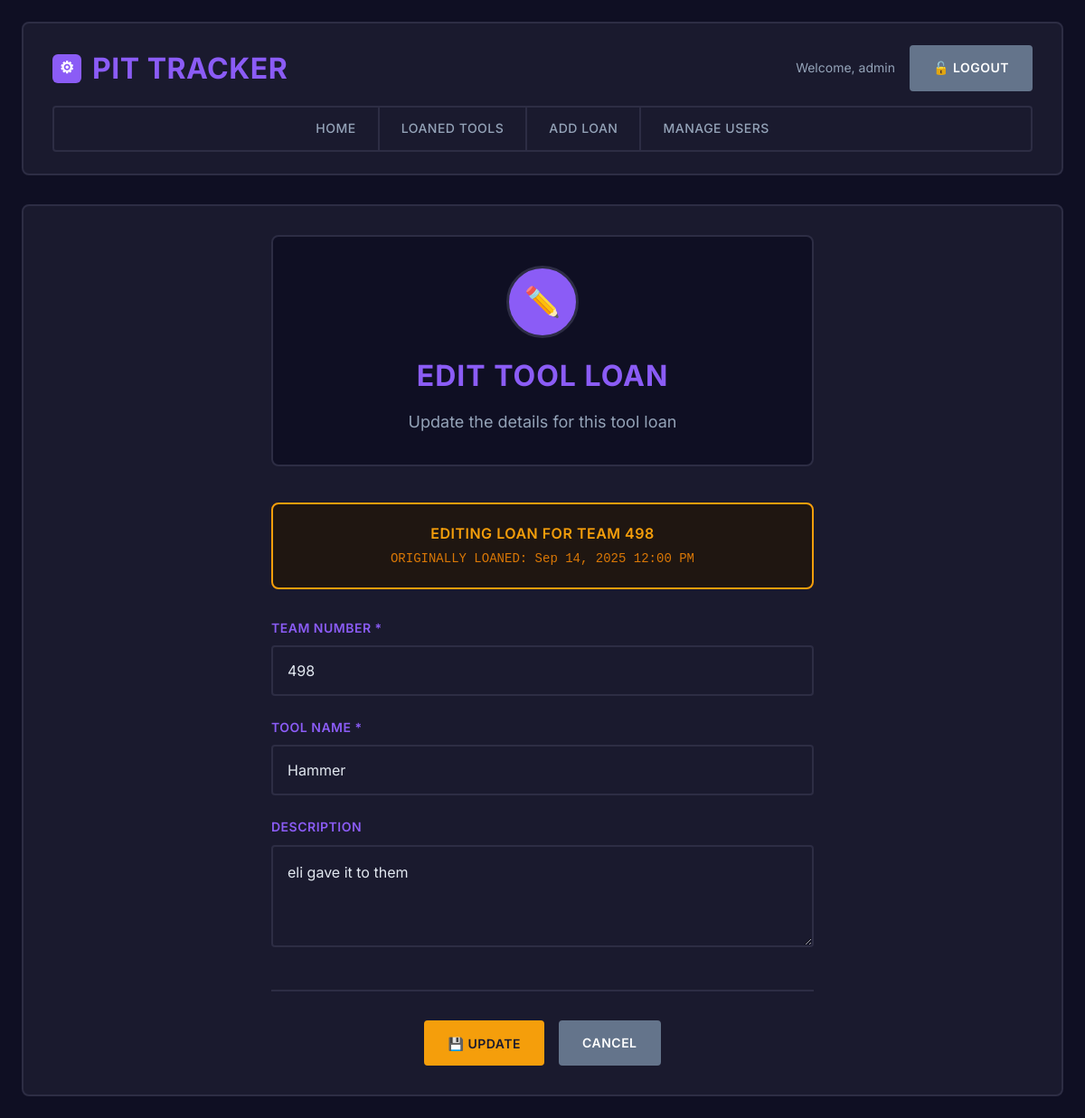
The app's page /edit-loan/1/ (signed in) with its own data.
### myapp/models.py (models this page shows, shortened)
class CustomUser(AbstractUser):
    email = models.EmailField(unique=True)
    USERNAME_FIELD = "email"
    REQUIRED_FIELDS = ["username"]

class LoanedTool(models.Model):
    team_number = models.CharField(max_length=10)
    tool_name = models.CharField(max_length=200)
    description = models.TextField(blank=True)
    date_loaned = models.DateTimeField(auto_now_add=True)
    returned = models.BooleanField(default=False)
    date_returned = models.DateTimeField(null=True, blank=True)
    class Meta:
        ordering = ["-date_loaned"]

### myapp/views.py (the view)
# urls.py: path("edit-loan/<int:tool_id>/", views.edit_tool_loan, name="edit_tool_loan"),
@login_required
def edit_tool_loan(request, tool_id):
    tool = get_object_or_404(LoanedTool, id=tool_id)
    if request.method == "POST":
        form = LoanedToolForm(request.POST, instance=tool)
        if form.is_valid():
            form.save()
            messages.success(request, "Tool loan updated successfully!")
            return redirect("loaned_tools")
    else:
        form = LoanedToolForm(instance=tool)
    return render(
        request, "tool_loan_form.html", {"form": form, "action": "Edit", "tool": tool}
    )

### myapp/forms.py
class LoanedToolForm(forms.ModelForm):
    class Meta:
        model = LoanedTool
        fields = ["team_number", "tool_name", "description"]
        widgets = {
            "team_number": forms.TextInput(attrs={"placeholder": "e.g., 1234"}),
            "tool_name": forms.TextInput(
                attrs={"placeholder": "e.g., Socket Wrench Set"}
            ),
            "description": forms.Textarea(
                attrs={
                    "placeholder": "Additional details about the tool (optional)",
                    "rows": 3,
                }
            ),
        }

### myapp/templates/tool_loan_form.html (shortened to what this page needs)
{% extends "base.html" %}
{% block content %}
<div class="form-container">
    <div class="form-header">
        <div class="form-icon">
            {% if action == "Edit" %}✏️{% else %}📝{% endif %}
        </div>
        <h2>
            {% if action == "Edit" %}
                Edit Tool Loan
            {% else %}
                Record Tool Loan
            {% endif %}
        </h2>
        <p>
            {% if action == "Edit" %}
                Update the details for this tool loan
            {% else %}
                Track which team borrowed what tool
            {% endif %}
        </p>
    </div>
    {% if action == "Edit" and tool %}
        <div class="edit-info">
            <h4>Editing Loan for Team {{ tool.team_number }}</h4>
            <p>ORIGINALLY LOANED: {{ tool.date_loaned|date:"M d, Y g:i A" }}</p>
        </div>
    {% endif %}
    <form method="post">
        <div class="form-group">
            <label for="{{ form.team_number.id_for_label }}">Team Number *</label>
            {{ form.team_number }}
        </div>
        <div class="form-group">
            <label for="{{ form.tool_name.id_for_label }}">Tool Name *</label>
            {{ form.tool_name }}
        </div>
        <div class="form-group">
            <label for="{{ form.description.id_for_label }}">Description</label>
            {{ form.description }}
        </div>
        <div class="form-actions">
            {% if action == "Edit" %}
                <button type="submit" class="btn btn-warning">
                    💾 Update
                </button>
            {% else %}
                <button type="submit" class="btn btn-success">
                    Record
                </button>
            {% endif %}
            <a href="{% url 'loaned_tools' %}" class="btn btn-cancel">Cancel</a>
        </div>
    </form>
</div>
{% endblock %}

### myapp/templates/base.html (shortened to what this page needs)
<!DOCTYPE html>
<html lang="en">
<head>
</head>
<body>
    <div class="container">
        <header class="header">
            <div class="header-content">
                <h1>
                    <div class="logo-icon">⚙</div>
                    Pit Tracker
                </h1>
                {% if user.is_authenticated %}
                    <div class="user-info">
                        <span>Welcome, {{ user.username }}</span>
                        <a href="{% url 'logout' %}" class="btn btn-secondary">🔓 Logout</a>
                    </div>
                {% endif %}
            </div>
            {% if user.is_authenticated %}
                <nav class="nav">
                    <a href="{% url 'home' %}">Home</a>
                    <a href="{% url 'loaned_tools' %}">Loaned Tools</a>
                    <a href="{% url 'add_tool_loan' %}">Add Loan</a>
                    {% if user.is_staff %}
                        <a href="{% url 'manage_users' %}">Manage Users</a>
                    {% endif %}
                </nav>
            {% endif %}
        </header>
        <main class="content">
            {% block content %}
            {% endblock %}
        </main>
    </div>
</body>
</html>

### myapp/templates/base.html (style rules this page uses)
* { margin: 0; padding: 0; box-sizing: border-box; }
body { font-family: 'Inter', -apple-system, BlinkMacSystemFont, 'Segoe UI', sans-serif; background: #0f0f23; min-height: 100vh; color: #e2e8f0; line-height: 1.6; }
.container { max-width: 1200px; margin: 0 auto; padding: 16px; }
.header { background: #1a1a2e; border: 2px solid #2d2d44; border-radius: 8px; padding: 16px 20px; margin-bottom: 24px; }
.header-content { display: flex; justify-content: space-between; align-items: center; flex-wrap: wrap; gap: 12px; }
.header h1 { color: #8b5cf6; font-size: 1.5rem; font-weight: 700; text-transform: uppercase; letter-spacing: 0.5px; display: flex; align-items: center; gap: 8px; }
.logo-icon { width: 28px; height: 28px; background: #8b5cf6; border-radius: 6px; display: flex; align-items: center; justify-content: center; color: #ffffff; font-size: 16px; }
.user-info { display: flex; align-items: center; gap: 12px; color: #94a3b8; font-size: 0.8rem; }
.user-info span { display: none; }
.nav { display: flex; justify-content: center; gap: 0; flex-wrap: wrap; border: 2px solid #2d2d44; border-radius: 4px; overflow: hidden; margin-top: 16px; }
.nav a { color: #94a3b8; text-decoration: none; font-weight: 500; font-size: 11px; padding: 10px 12px; border-right: 2px solid #2d2d44; transition: all 0.2s ease; background: #1a1a2e; text-transform: uppercase; letter-spacing: 0.5px; flex: 1; text-align: center; min-width: 0; }
.nav a:last-child { border-right: none; }
.content { background: #1a1a2e; border: 2px solid #2d2d44; border-radius: 8px; padding: 20px; }
.btn { background: #8b5cf6; color: white; border: 2px solid #8b5cf6; padding: 10px 16px; border-radius: 4px; cursor: pointer; font-size: 12px; font-weight: 600; transition: all 0.2s ease; text-decoration: none; display: inline-flex; align-items: center; gap: 6px; font-family: inherit; text-transform: uppercase; letter-spacing: 0.5px; white-space: nowrap; }
.btn-warning { background: #f59e0b; border-color: #f59e0b; color: #1a1a2e; }
.btn-secondary { background: #64748b; border-color: #64748b; }
@media (min-width: 768px) { .container { padding: 24px; } }
@media (min-width: 768px) { .header { padding: 24px 32px; margin-bottom: 32px; } }
@media (min-width: 768px) { .header h1 { font-size: 2rem; gap: 12px; } }
@media (min-width: 768px) { .logo-icon { width: 32px; height: 32px; font-size: 18px; } }
@media (min-width: 768px) { .user-info { gap: 16px; font-size: 0.875rem; } }
@media (min-width: 768px) { .user-info span { display: inline; } }
@media (min-width: 768px) { .nav a { font-size: 14px; padding: 12px 24px; flex: none; } }
@media (min-width: 768px) { .content { padding: 32px; } }
@media (min-width: 768px) { .btn { padding: 12px 24px; font-size: 14px; gap: 8px; } }

### records on screen
CustomUser: username "admin"
LoanedTool: team_number "498", date_loaned "Sep 14, 2025 12:00 PM", tool_name "Hammer", description "eli gave it to them"
